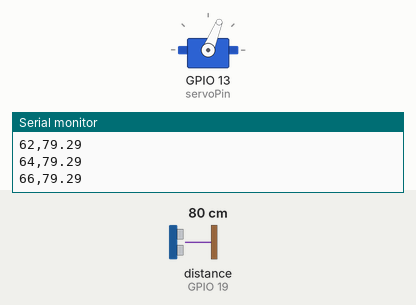
This program was run on a simulated ESP32. On the bench: servo, the last lines printed to the serial monitor. Wiring (inferred from the names in the program): ultrasonic range finder: trigger GPIO 5; echo GPIO 19. The test bench sets the inputs (shaded band); at power-on: distance to the obstacle (sensor on GPIO 19) 80 cm. The echo pulse lasts 58.3 µs per cm.

Above: at 1.7 s.
1.8 s: distance to the obstacle (sensor on GPIO 19) set to 250 cm
At 4.23 s:
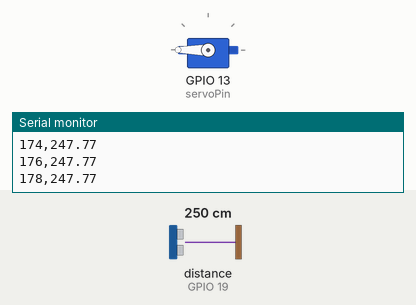
4.8 s: distance to the obstacle (sensor on GPIO 19) set to 2 cm
At 7.35 s:
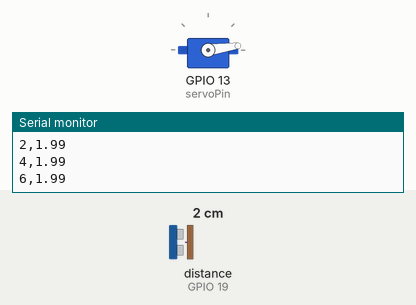
Timing chart, 0 to 13.8 s (numbered marks = the images above; inputs shaded):
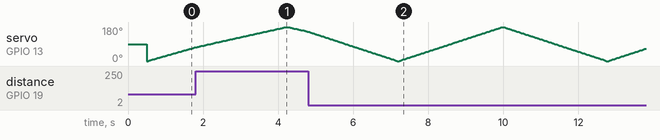

The program:

main.cpp
```cpp
#include <Arduino.h>
#include <ESP32Servo.h>

Servo myServo;

const int trigPin = 5;
const int echoPin = 19;
const int servoPin = 13;

long duration;
float distance;
// put function declarations here:

float getDistance();

void setup() {
  Serial.begin(9600);

  pinMode(trigPin, OUTPUT);
  pinMode(echoPin, INPUT);

  myServo.attach(servoPin);
  delay(500);
}

void loop() {

  // Sweep 0 → 180
  for (int angle = 0; angle <= 180; angle += 2) {
    myServo.write(angle);
    delay(30);

    distance = getDistance();

    Serial.print(angle);
    Serial.print(",");
    Serial.println(distance);
  }

  // Sweep back 180 → 0
  for (int angle = 180; angle >= 0; angle -= 2) {
    myServo.write(angle);
    delay(30);

    distance = getDistance();

    Serial.print(angle);
    Serial.print(",");
    Serial.println(distance);
  }
}

// put function definitions here:
float getDistance() {
  digitalWrite(trigPin, LOW);
  delayMicroseconds(2);

  digitalWrite(trigPin, HIGH);
  delayMicroseconds(10);
  digitalWrite(trigPin, LOW);

  duration = pulseIn(echoPin, HIGH, 30000);

  if (duration == 0) return -1;

  return duration * 0.034 / 2;
}
```
